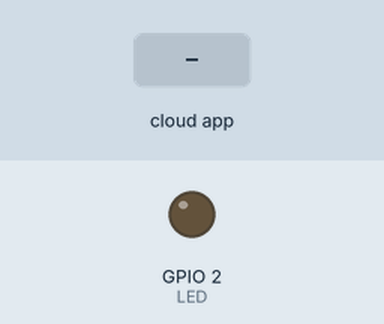
Bench run of a sketch on a simulated ESP8266 (NodeMCU). On the bench: output pins drawn as LEDs (lit = HIGH). Dashed ring = blinking. The test bench sets the inputs (shaded band). WiFi joins after 1.5 s; servers stay silent unless stated; the ROS host is connected and sends only what is stated; what the sketch prints to the serial monitor is not drawn.

Above: at 4.7 s.
4.8 s: the phone or cloud app sets back to 0
At 5.8 s:
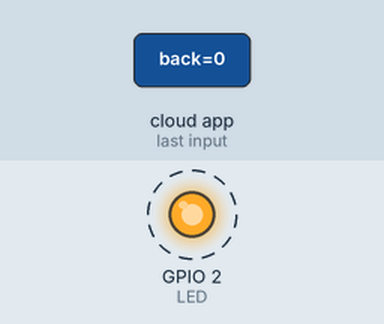
8.5 s: the phone or cloud app sets forward to 0
At 9.4 s:
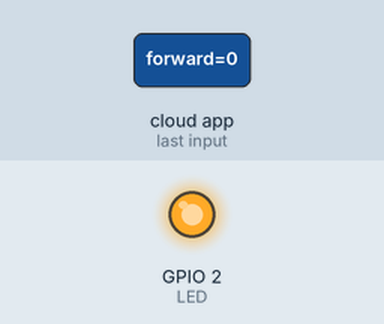
Timing chart, 0 to 11.5 s (numbered marks = the images above; inputs shaded):
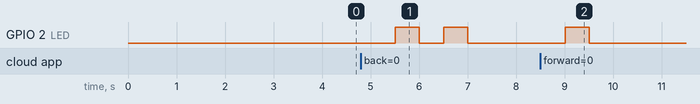

Measured:
- after the input at 4.8 s, GPIO 2 (LED): alternates HIGH for 0.50 s and LOW for 0.50 s, 4 changes in all, then stays LOW, starting after 0.71 s
- after the input at 8.5 s, GPIO 2 (LED): LOW → HIGH after 0.51 s, → LOW 0.50 s later

The sketch:

ros_publish_encoder.ino
```cpp
#include <ESP8266WiFi.h>
#include <ros.h>
#include <std_msgs/String.h>
#include <std_msgs/Int16.h>

#include <std_msgs/Int32.h>
#include <std_msgs/Float64.h>

#define LED 2

int incoming_data= 0;


//////////////////////
// WiFi Definitions //
//////////////////////
// WiFi configuration. Replace '***' with your data
const char* ssid     = "DRCL-17106";
const char* password = "DRCL1234!";
IPAddress server(192,168,79,8);      // Set the rosserial socket server IP address
const uint16_t serverPort = 11411;    // Set the rosserial socket server port


std_msgs::Int32 encoder_msg;

ros::Publisher pub_encoder("encoder", &encoder_msg);
// ros::Publisher chatter("chatter", &str_msg);
ros::NodeHandle nh;

void forwardCallback(const std_msgs::Int16& msg) {
delay(500);
digitalWrite(LED,HIGH);
delay(500);
digitalWrite(LED,LOW);
Serial.write(1);
Serial.print("forward");
}

void backCallback(const std_msgs::Int16& msg) {
delay(500);
digitalWrite(LED,HIGH);
delay(500);
digitalWrite(LED,LOW);
delay(500);
digitalWrite(LED,HIGH);
delay(500);
digitalWrite(LED,LOW);
Serial.write(2);
Serial.print("back");
}

ros::Subscriber<std_msgs::Int16> sub_f("/car/forward", &forwardCallback);
ros::Subscriber<std_msgs::Int16> sub_b("/car/back", &backCallback);


unsigned long publishing_timer;

void wifisetup()
{
  Serial.print("Connecting to ");
  Serial.println(ssid);
  WiFi.begin(ssid, password);
  while (WiFi.status() != WL_CONNECTED) {
    delay(500);
    Serial.print(".");
  }
  Serial.println("");
  Serial.println("WiFi connected");
  Serial.println("IP address: ");
  Serial.println(WiFi.localIP());
  delay(2000);
  nh.initNode();
  nh.advertise(pub_encoder);


}

void setup() {
  Serial.begin(115200);
  Serial.println();
  wifisetup();
  nh.getHardware()->setConnection(server, serverPort);
  nh.initNode();


  pinMode(LED,OUTPUT);

  nh.subscribe(sub_f);
  nh.subscribe(sub_b);


}

void loop() {

  nh.spinOnce();
  delay(500);

  if(millis() >publishing_timer)
  {
    incoming_data =  Serial.read();

    Serial.printf("recieved date:%d", incoming_data);
    encoder_msg.data = incoming_data;
    pub_encoder.publish(&encoder_msg);

    publishing_timer = millis()+1000;


  }


}
```
